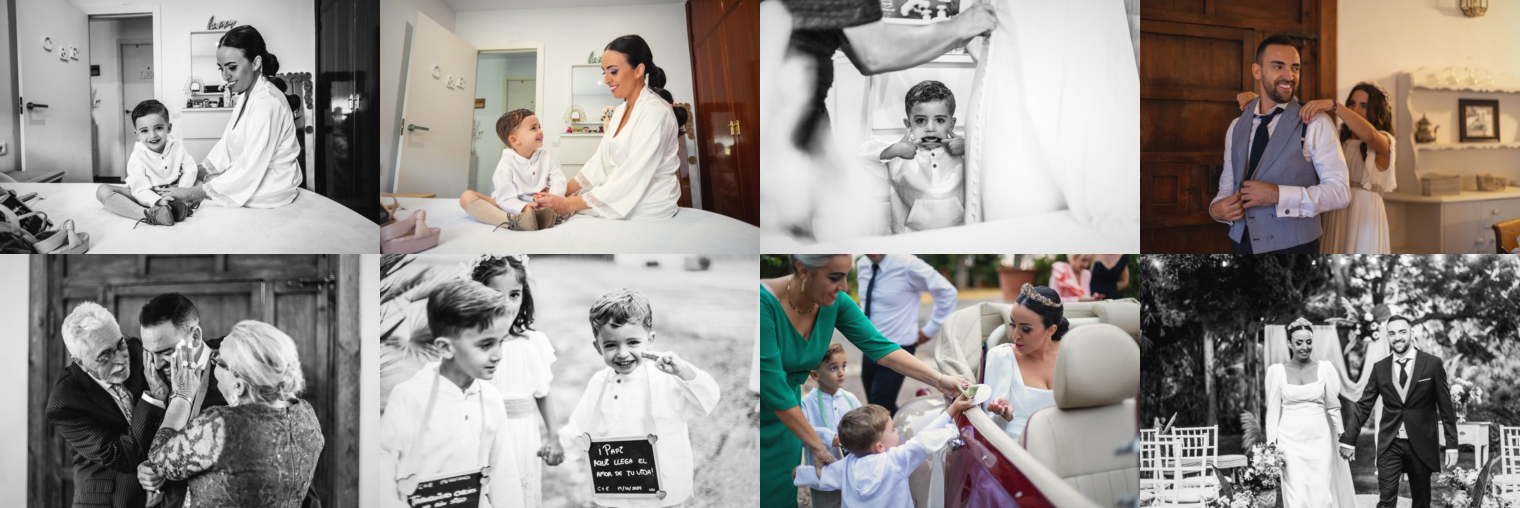
#> input picture _to_delete/sheets/carmen-y-enrique.png, 1520 x 508 px
$ python -i measure-focus.py   (imports and definitions only)
#> lines starting #> are read from the running program, lines starting #| are printed output that depends on the picture
"""Propone dónde anclar el recorte de una fotografía, como `object-position`:
el mismo formato que usa la tabla de content/focus-points.ts.

PARA QUÉ. Todas las fotos del sitio se pintan con `object-fit: cover` dentro
de cajas cuya forma la decide la maquetación, no la fotografía. Cuando las dos
formas no coinciden el navegador tira parte de la imagen, y con el `50% 50%`
por defecto la tira por arriba y por abajo a partes iguales: en una foto de
boda eso son las cabezas.

EL ANCLA ES LA CORONILLA, NO LA CARA. `object-position: 50% p%` hace coincidir
el punto que está a la fracción p de la fotografía con el punto que está a la
fracción p de la caja, así que el borde superior del recorte SIEMPRE cae por
encima de p. Anclando un poco por encima de la cabeza más alta, «no se corta
ninguna cabeza» pasa a ser una propiedad de la aritmética y no un juicio.

ESTO NO REGENERA content/focus-points.ts, Y NO PRETENDE HACERLO.

La herramienta original no llegó a guardarse en el repositorio y la tabla se
quedó sin ella. Esto repite el método que describe la cabecera de esa tabla
(cuatro cascadas de Haar, fusión de detecciones, descarte del fondo, ancla en
la coronilla), pero NO son los mismos parámetros: medido con `--comprobar`
sobre cuarenta fotos de las que ya están en la tabla, dos salen idénticas,
doce caen a tres puntos o menos y veintiséis dan otra cosa. Así que la tabla
publicada se deja como está --funciona, está mirada-- y esto sirve para lo
otro: proponer un punto de partida para una fotografía nueva.

Y LO QUE PROPONE HAY QUE MIRARLO. Sobre las quince fotos nuevas de María y
Francisco Manuel acertó en trece; en dos se enganchó al fondo (un invitado de
espaldas, la espadaña de una iglesia) y habría dejado a los novios fuera del
recorte. La forma de comprobarlo es recortar la foto a la caja en la que va a
caer de verdad --4/5 en la cuadrícula de un reportaje-- con el valor
propuesto, y mirar si se corta alguna cabeza. Los valores de esas quince no
están en la tabla: van como `focus` en su entrada de content/projects.ts, que
es la excepción escrita a mano que siempre gana.

Uso:
  python scripts/measure-focus.py public/images/trabajos/<slug>   # mide y escribe en stdout
  python scripts/measure-focus.py --comprobar                     # dice en cuánto se parece a la tabla
"""
import argparse
import os
import sys

import cv2

RAIZ_PUBLICA = 'public'
CASCADAS = [
    'haarcascade_frontalface_default.xml',
    'haarcascade_frontalface_alt2.xml',
    'haarcascade_profileface.xml',
]
# Cuánto por encima de la ceja empieza el pelo, en alturas de cara. 0,35 es el
# valor con el que dos fotos de la tabla publicada salen clavadas (el retrato
# de Antonio, 49% 0%, y el detalle de Rocío y Juanje, 47% 25%). Dos no son una
# calibración: ver la nota de arriba sobre en qué se parece esto a la tabla y
# en qué no.
CORONILLA = 0.35
# Una cara que mide menos de esto respecto a la mayor es alguien del fondo, y
# encuadrar por el fondo es peor que no encuadrar.
FONDO = 0.45


def _detectar(gris, ancho, alto):
    """Las cuatro pasadas. La cuarta es la de perfil sobre la imagen
    espejada, que es como se detecta un perfil mirando al otro lado."""
    base = os.path.join(cv2.data.haarcascades, '')
    cajas = []
    minimo = max(24, int(min(ancho, alto) * 0.02))
    for intento, (escala, vecinos) in enumerate([(1.1, 5), (1.05, 3)]):
        for nombre in CASCADAS:
            c = cv2.CascadeClassifier(base + nombre)
            for (x, y, w, h) in c.detectMultiScale(gris, escala, vecinos, minSize=(minimo, minimo)):
                cajas.append((int(x), int(y), int(w), int(h)))
        espejo = cv2.flip(gris, 1)
        c = cv2.CascadeClassifier(base + CASCADAS[2])
        for (x, y, w, h) in c.detectMultiScale(espejo, escala, vecinos, minSize=(minimo, minimo)):
            cajas.append((int(ancho - x - w), int(y), int(w), int(h)))
        if cajas:
            # La segunda pasada solo se hace si la primera no encontró nada:
            # bajar los vecinos con caras ya encontradas solo añade ruido.
            break
    return cajas


def _fusionar(cajas):
    """Las cascadas encuentran la misma cara varias veces. Dos cajas que se
    solapan de verdad son una sola, y su caja es la media de las dos."""
    fusionadas = []
    for caja in sorted(cajas, key=lambda c: -c[2] * c[3]):
        for i, otra in enumerate(fusionadas):
            if _solapan(caja, otra) > 0.3:
                fusionadas[i] = tuple(round((a + b) / 2) for a, b in zip(caja, otra))
                break
        else:
            fusionadas.append(caja)
    return fusionadas


def _solapan(a, b):
    ax, ay, aw, ah = a
    bx, by, bw, bh = b
    x = max(0, min(ax + aw, bx + bw) - max(ax, bx))
    y = max(0, min(ay + ah, by + bh) - max(ay, by))
    interseccion = x * y
    union = aw * ah + bw * bh - interseccion
    return interseccion / union if union else 0.0


def medir(ruta):
    """Devuelve '<x>% <y>%', o None si en esta foto no hay ninguna cara de la
    que fiarse (una espalda, un detalle, una sala vacía): ésas se quedan con
    el 50% 50% del navegador, que para ellas es lo correcto."""
    imagen = cv2.imread(ruta)
#> imagen is the input picture: shape (508, 1520, 3); mean B, G, R 143, 146.6, 151.4
    if imagen is None:
        return None
    alto, ancho = imagen.shape[:2]
    gris = cv2.equalizeHist(cv2.cvtColor(imagen, cv2.COLOR_BGR2GRAY))
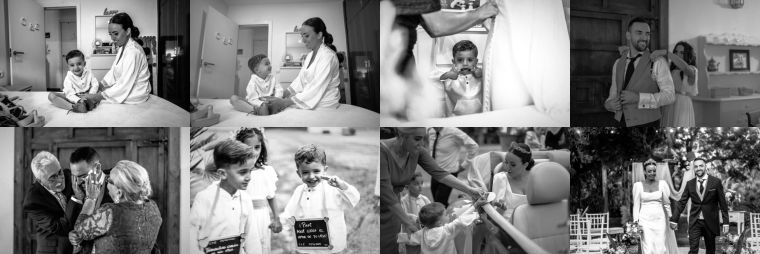
#> gris: shape (508, 1520) (shown at 1/2 size); min 0, max 255, mean 128.2
    cajas = _fusionar(_detectar(gris, ancho, alto))
#> the loop in _detectar, `for intento, (escala, vecinos) in enumerate([(1.1, 5), (1.05, 3)]):` made 1 pass
#> pass 1, in _detectar, `espejo = cv2.flip(gris, 1)`:
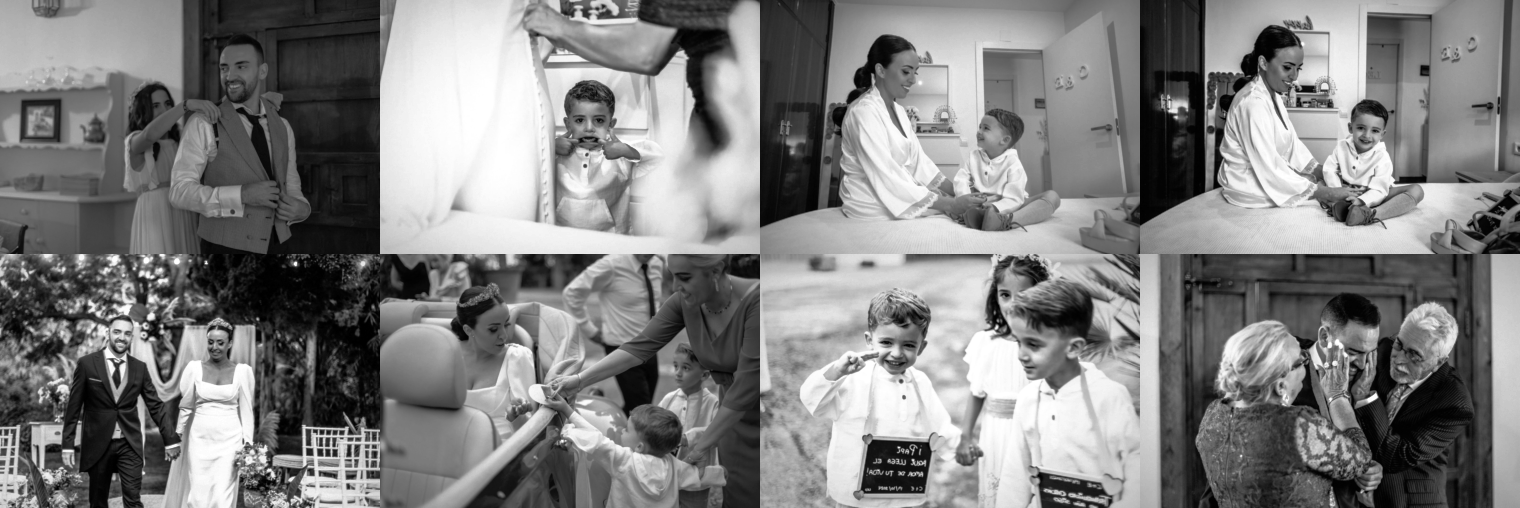
#> espejo: shape (508, 1520); min 0, max 255, mean 128.2
#> after the loop in _detectar, `for intento, (escala, vecinos) in enumerate([(1.1, 5), (1.05, 3)]):`: cajas = 18 items, first 6: (1383, 321, 30, 30), (1289, 331, 29, 29), (131, 113, 43, 43), (1260, 45, 53, 53), (902, 96, 59, 59), (594, 322, 57, 57)
#> in _fusionar, `fusionadas = []`: fusionadas = []
#> the loop in _fusionar, `for caja in sorted(cajas, key=lambda c: -c[2] * c[3]):` made 18 passes
    if not cajas:
        return None
    mayor = max(c[2] for c in cajas)
    cajas = [c for c in cajas if c[2] >= mayor * FONDO]
    alta = min(cajas, key=lambda c: c[1])
    x, y, w, h = alta
    cx = (x + w / 2) / ancho * 100
    cy = (y - h * CORONILLA) / alto * 100
    return f'{round(min(100, max(0, cx)))}% {round(min(100, max(0, cy)))}%'


# [4 lines left out: function _tabla_publicada, not called in this run]


def _clave(ruta):
    return '/' + os.path.relpath(ruta, RAIZ_PUBLICA).replace(os.sep, '/')


# [40 lines left out: function main, not called in this run]


# [2 lines not run here, left out]

>>> result = medir('../_to_delete/sheets/carmen-y-enrique.png')

$ run again, on _to_delete/sheets/jesus-y-javi.png
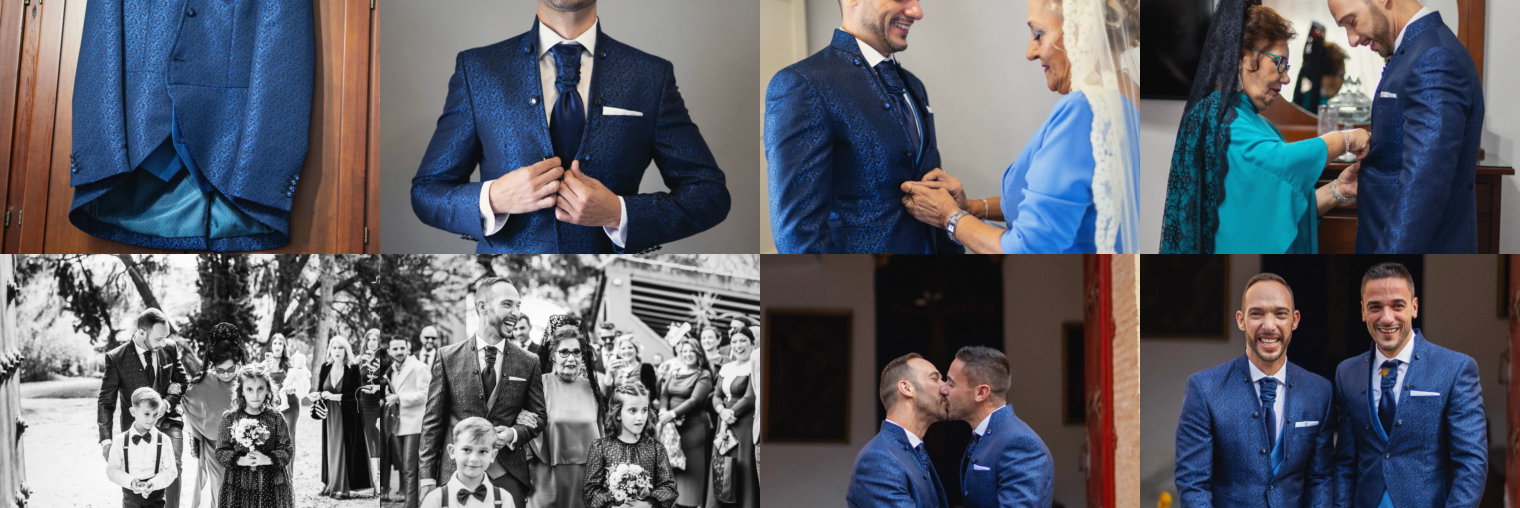
#> input picture _to_delete/sheets/jesus-y-javi.png, 1520 x 508 px
#> in medir, imagen is the input picture: shape (508, 1520, 3); mean B, G, R 104.9, 96.3, 93.9
#> in medir, `gris = cv2.equalizeHist(cv2.cvtColor(imagen, cv2.COLOR_BGR2GRAY))`:
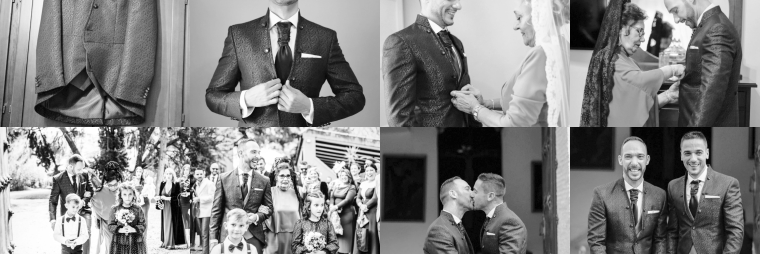
#> gris: shape (508, 1520) (shown at 1/2 size); min 0, max 255, mean 128.2
#> the loop in _detectar, `for intento, (escala, vecinos) in enumerate([(1.1, 5), (1.05, 3)]):` made 1 pass
#> pass 1, in _detectar, `espejo = cv2.flip(gris, 1)`:
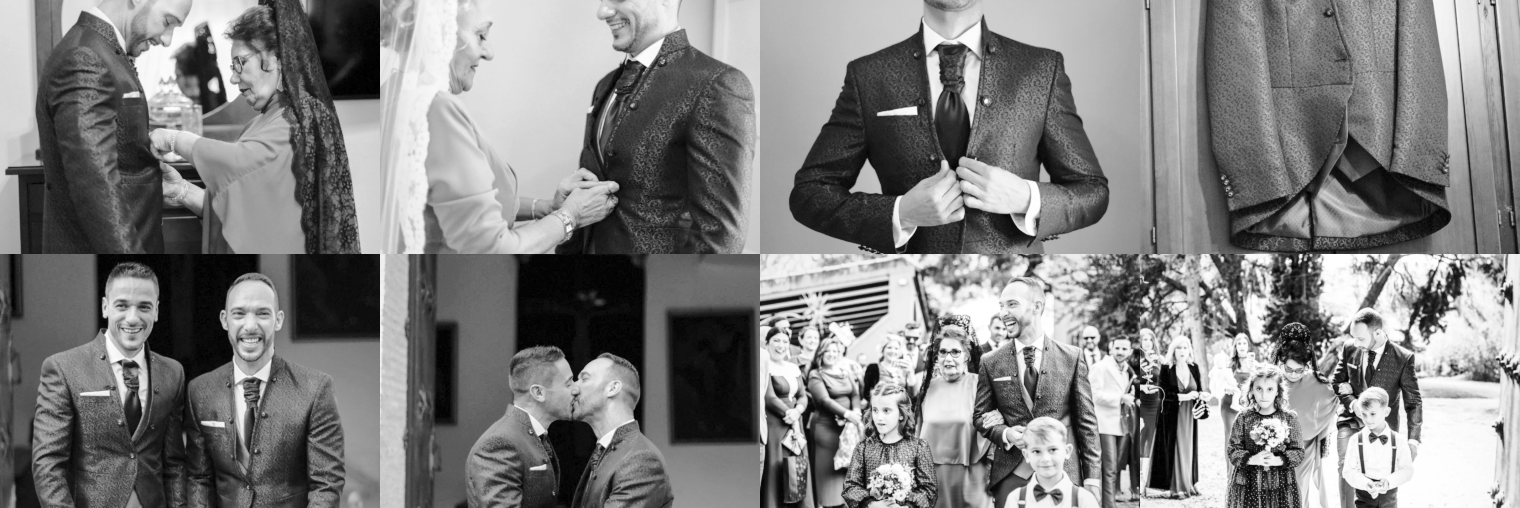
#> espejo: shape (508, 1520); min 0, max 255, mean 128.2
#> after the loop in _detectar, `for intento, (escala, vecinos) in enumerate([(1.1, 5), (1.05, 3)]):`: cajas = 22 items, first 6: (241, 379, 28, 28), (620, 397, 36, 36), (549, 337, 42, 42), (450, 432, 49, 49), (121, 386, 48, 48), (1353, 280, 66, 66)
#> fusionadas = []
#> the loop in _fusionar, `for caja in sorted(cajas, key=lambda c: -c[2] * c[3]):` made 22 passes

$ run again, on _to_delete/sheets/m-angeles-y-borja.png
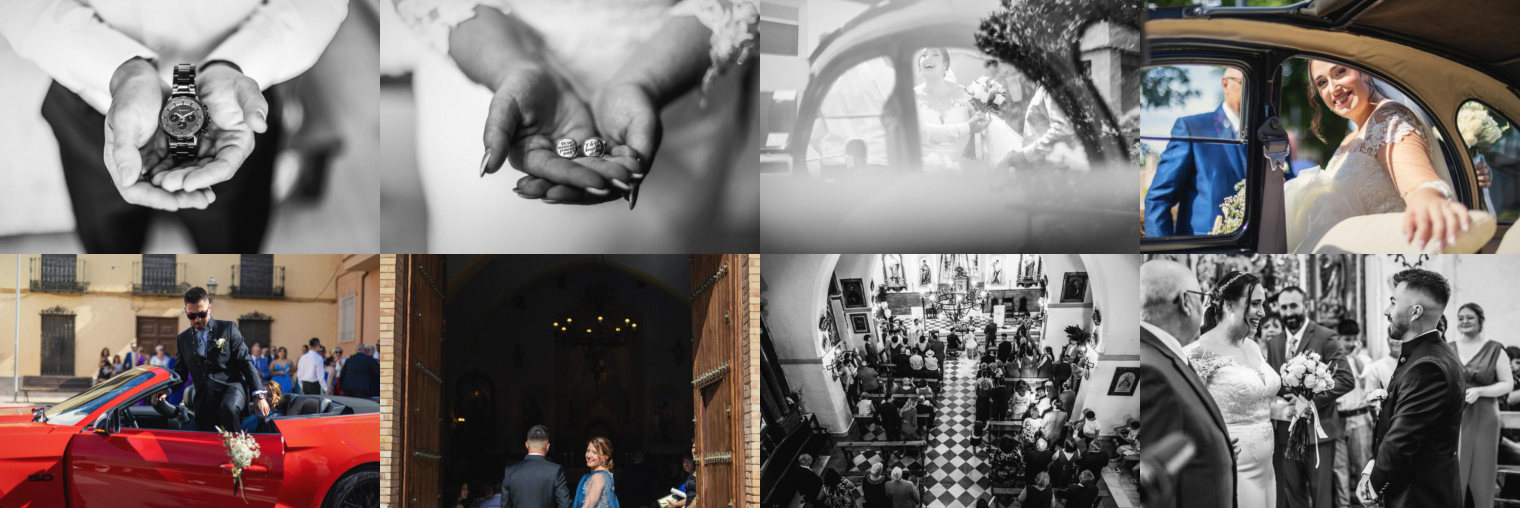
#> input picture _to_delete/sheets/m-angeles-y-borja.png, 1520 x 508 px
#> in medir, imagen is the input picture: shape (508, 1520, 3); mean B, G, R 111.9, 114.1, 121.4
#> in medir, `gris = cv2.equalizeHist(cv2.cvtColor(imagen, cv2.COLOR_BGR2GRAY))`:
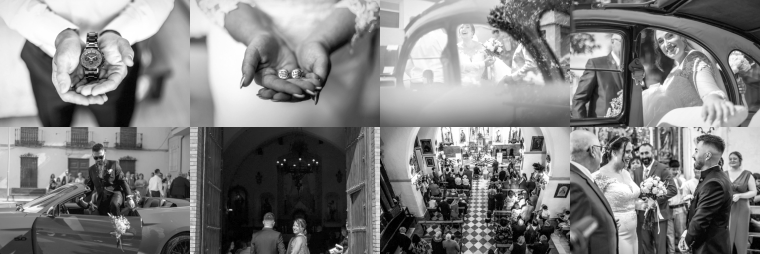
#> gris: shape (508, 1520) (shown at 1/2 size); min 0, max 255, mean 128.2
#> the loop in _detectar, `for intento, (escala, vecinos) in enumerate([(1.1, 5), (1.05, 3)]):` made 1 pass
#> pass 1, in _detectar, `espejo = cv2.flip(gris, 1)`:
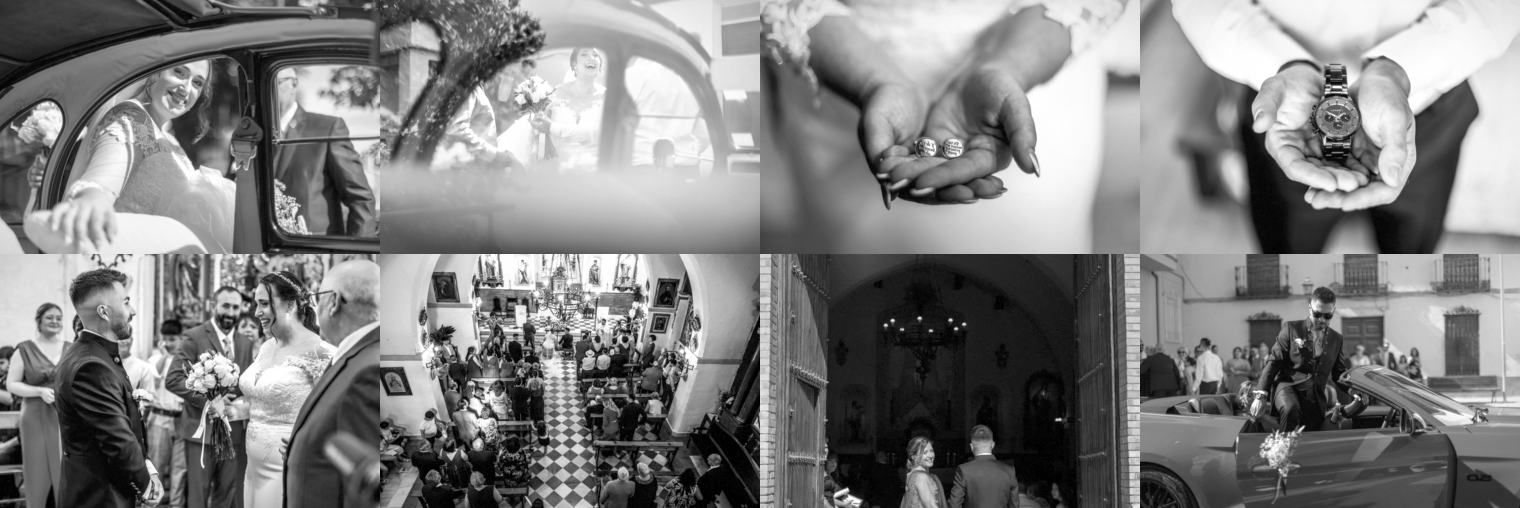
#> espejo: shape (508, 1520); min 0, max 255, mean 128.2
#> after the loop in _detectar, `for intento, (escala, vecinos) in enumerate([(1.1, 5), (1.05, 3)]):`: cajas = [(1452, 307, 29, 29), (1258, 317, 26, 26), (1274, 296, 30, 30), (580, 439, 31, 31)]
#> in _fusionar, `fusionadas = []`: fusionadas = []
#> the loop in _fusionar, `for caja in sorted(cajas, key=lambda c: -c[2] * c[3]):` made 4 passes
#> after the loop in _fusionar, `for caja in sorted(cajas, key=lambda c: -c[2] * c[3]):`: fusionadas = [(580, 439, 31, 31), (1274, 296, 30, 30), (1452, 307, 29, 29), (1258, 317, 26, 26)]
#> in medir, `cajas = _fusionar(_detectar(gris, ancho, alto))`: cajas has the same summary as fusionadas in _fusionar
#> mayor = 31
#> alta = (1274, 296, 30, 30)
#> in medir, `x, y, w, h = alta`: x = 1274; y = 296; w = 30
#> cx = 84.8
#> cy = 56.2
#> result = '85% 56%'
